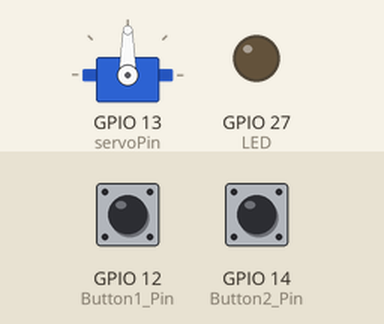
Recording of a sketch running on a simulated ESP32. Parts: servo, output pins drawn as LEDs (lit = HIGH). Inputs (shaded band) come from the test bench; at power-on: GPIO 12 (Button1_Pin) HIGH, GPIO 14 (Button2_Pin) HIGH. What the sketch prints to the serial monitor is not drawn.

Above: at 1.2 s.
1.3 s: GPIO 12 (Button1_Pin) pulled LOW for 0.15 s
At 2.2 s:
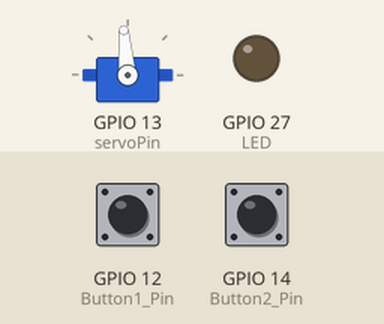
2.9 s: GPIO 12 (Button1_Pin) pulled LOW for 1 s
At 4.6 s:
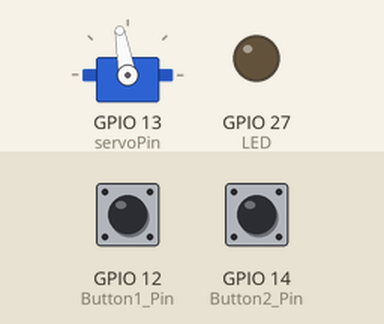
5.4 s: GPIO 14 (Button2_Pin) pulled LOW for 0.15 s
At 6.4 s:
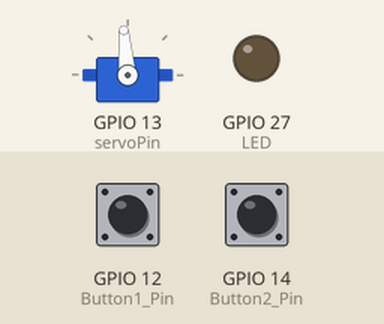
7.0 s: GPIO 12 (Button1_Pin) pulled LOW for 3.2 s
At 10.6 s:
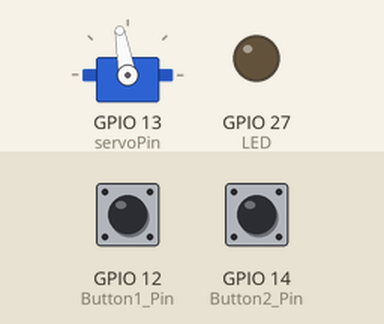
11.7 s: GPIO 12 (Button1_Pin) pulsed LOW 5 times (0.12 s each, 0.3 s apart)
At 13.5 s:
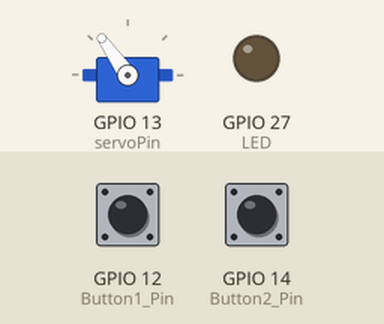
14.7 s: GPIO 12 (Button1_Pin) pulsed LOW 5 times (0.12 s each, 0.3 s apart)
At 17.0 s:
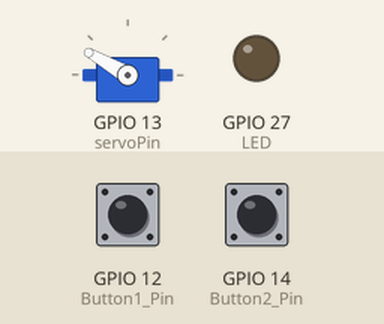
Timing chart, 0 to 18.5 s (numbered marks = the images above; inputs shaded):
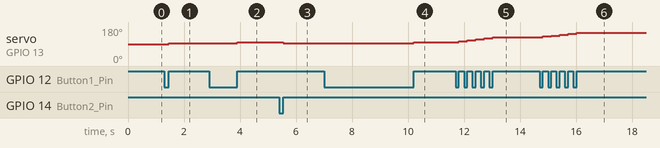

The sketch:

HW4-2.ino
```cpp
#include <Servo.h>  //匯入函式庫
Servo myservo;  // 建立伺服馬達控制

const int servoPin = 13;  //用常態變數設定pin腳位，與之前define方式差不多
int pos = 90; //角度初始在中間，設定為90度

const int Button1_Pin = 12, Button2_Pin = 14; //紀錄兩按鈕腳位
bool btn1_Pressed = false, btn2_Pressed = false;  //紀錄兩按鈕按壓狀態
bool play=true;
#define LED 27

void setup() {
  Serial.begin(115200);//序列阜連線速率(鮑率)

  myservo.attach(servoPin);  // 將伺服馬達連接的GPIO pin連接伺服物件
  myservo.write(90);  //角度初始在中間，設定為90度

   pinMode(Button1_Pin, INPUT_PULLUP);
   pinMode(Button2_Pin, INPUT_PULLUP);
   pinMode(LED, OUTPUT);
   digitalWrite(LED,LOW);
}

void loop() {
  if(play==1){
  //Player 1
  if(digitalRead(Button1_Pin) == HIGH && btn1_Pressed == false){
    btn1_Pressed = true;
    pos += 5; //角度加五度

  }
  else if(digitalRead(Button1_Pin) == LOW && btn1_Pressed == true){
    btn1_Pressed = false;
  }

  //Player 2
  if(digitalRead(Button2_Pin) == HIGH && btn2_Pressed == false){
    btn2_Pressed = true;
    pos -= 5; //角度減五度
  }
  else if(digitalRead(Button2_Pin) == LOW && btn2_Pressed == true){
    btn2_Pressed = false;
  }
  Serial.print(pos);
   Serial.print(" ");
  Serial.println(play);
  myservo.write(pos); //設定角度

    if(pos==180||pos==0){
    play=0;
    digitalWrite(LED,HIGH);

  }
  }

  else {
      Serial.println(play);
    if (digitalRead(Button1_Pin) == HIGH&&digitalRead(Button2_Pin) == HIGH){
       pos=90;
    play=1;
    digitalWrite(LED,LOW);

  }
  }
}
```

Measured:
- after the input at 1.3 s, servo on GPIO 13 (servoPin): 90° → 95° after 0.15 s
- after the input at 2.9 s, servo on GPIO 13 (servoPin): 95° → 100° after 1.0 s
- after the input at 5.4 s, servo on GPIO 13 (servoPin): 100° → 95° after 0.15 s
- after the input at 7.0 s, servo on GPIO 13 (servoPin): 95° → 100° after 3.2 s
- after the input at 11.7 s, servo on GPIO 13 (servoPin): moves from 100° to 125° over 1.2 s, starting after 0.12 s
- after the input at 14.7 s, servo on GPIO 13 (servoPin): moves from 125° to 150° over 1.2 s, starting after 0.12 s
